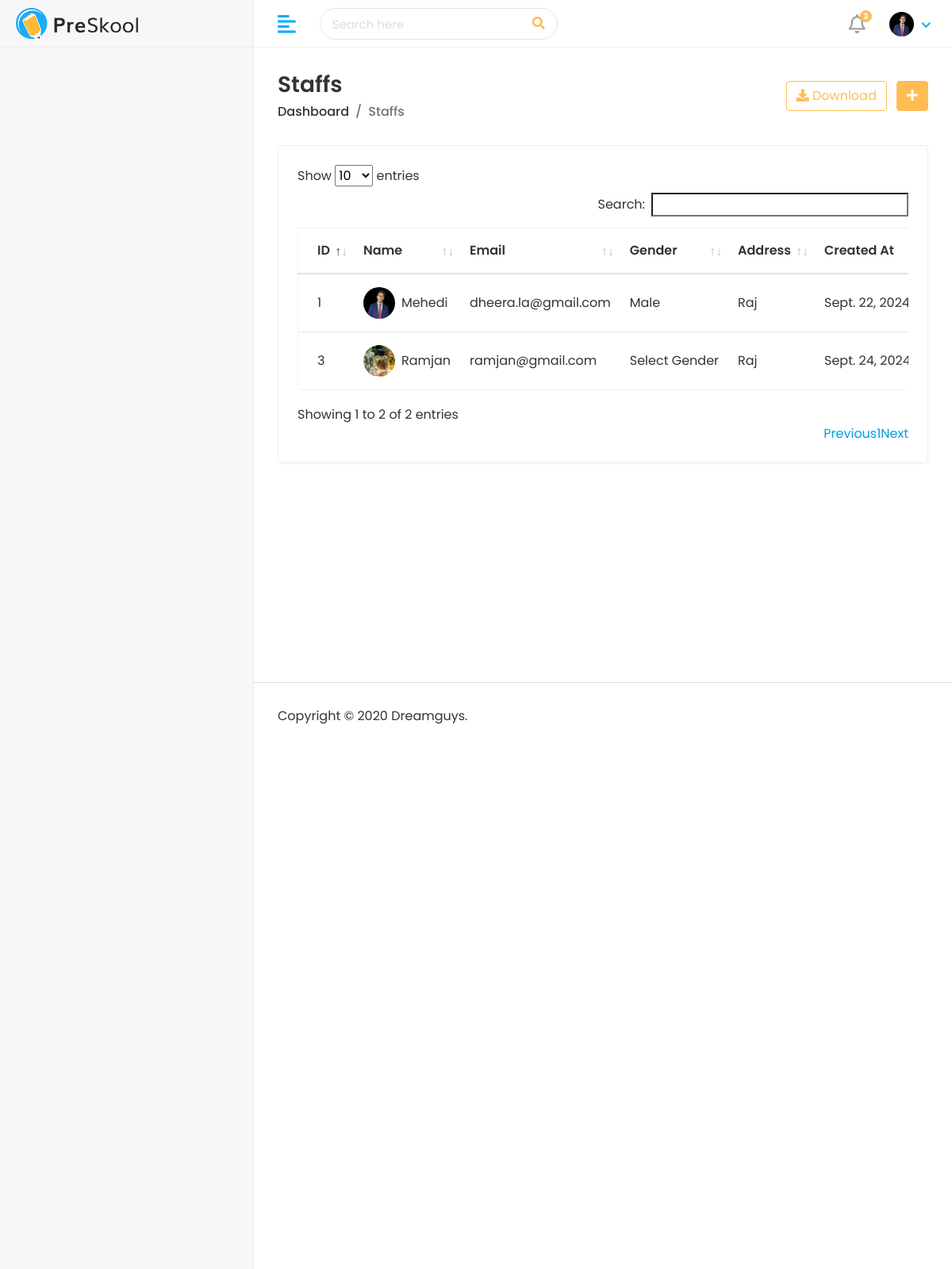
Screenshot of /hod/staff/view/ (signed in) with the database file from the repository.
### app/models.py (models this page shows, shortened)
class CustomUser(AbstractUser):
    USER = (
        (1, 'HOD'),
        (2, 'STAFF'),
        (3, 'STUDENT'),
    )
    user_type = models.CharField(choices= USER, max_length=50, default=1)
    profile_pic = models.ImageField(upload_to='media/profile_pic')

class Staff(models.Model):
    admin = models.OneToOneField(CustomUser, on_delete=models.CASCADE)
    address = models.TextField()
    gender = models.CharField(max_length=100)
    created_at = models.DateTimeField(auto_now_add=True)
    updated_at = models.DateTimeField(auto_now=True)

### school_management/Hod_Views.py (the view)
# urls.py: path('hod/staff/view/', Hod_Views.View_Staff, name='view_staff'),
@login_required(login_url='/')
def View_Staff(request):
    staff = Staff.objects.all()
    context = {
        'staff' : staff
    }
    return render(request, 'Hod/view_staff.html', context)

### templates/Hod/view_staff.html (shortened to what this page needs)
{% extends "base.html" %}
{% block body %}
<div class="page-wrapper">
    <div class="content container-fluid">
       <div class="page-header">
          <div class="row align-items-center">
             <div class="col">
                <h3 class="page-title">Staffs</h3>
                <ul class="breadcrumb">
                   <li class="breadcrumb-item"><a href="index.html">Dashboard</a></li>
                   <li class="breadcrumb-item active">Staffs</li>
                </ul>
             </div>
             <div class="col-auto text-right float-right ml-auto">
                <a href="#" class="btn btn-outline-primary mr-2"><i class="fas fa-download"></i> Download</a>
                <a href="add-student.html" class="btn btn-primary"><i class="fas fa-plus"></i></a>
             </div>
          </div>
       </div>
       <div class="row">
          <div class="col-sm-12">
             <div class="card card-table">
                <div class="card-body">
                   <div class="table-responsive">
                      <table id="table_id" class="table table-hover table-center mb-0 ">
                         <thead>
                            <tr>
                               <th>ID</th>
                               <th>Name</th>
                               <th>Email</th>
                               <th>Gender</th>
                               <th>Address</th>
                               <th>Created At</th>
                            </tr>
                         </thead>
                         <tbody>
                           {% for i in staff %}
                            <tr>
                               <td>{{i.id}}</td>
                               <td>
                                  <h2 class="table-avatar">
                                     <a href="student-details.html" class="avatar avatar-sm mr-2"><img class="avatar-img rounded-circle" src="/{{i.admin.profile_pic}}" alt="User Image"></a>
                                     <a href="student-details.html">{{i.admin.first_name}}</a>
                                  </h2>
                               </td>
                               <td>{{i.admin.email}}</td>
                               <td>{{i.gender}}</td>
                               <td>{{i.address}}</td>
                               <td>{{i.created_at}}</td>
                            </tr>
                            {% endfor %}
                         </tbody>
                      </table>
                   </div>
                </div>
             </div>
          </div>
       </div>
    </div>
 </div>
{% endblock %}

### templates/includes/header.html (shortened to what this page needs)
{% load static %}
<div class="header">
    <div class="header-left">
       <a href="index.html" class="logo">
       <img src="/static/assets/img/logo.png" alt="Logo">
       </a>
    </div>
    <a href="javascript:void(0);" id="toggle_btn">
    <i class="fas fa-align-left"></i>
    </a>
    <div class="top-nav-search">
       <form>
          <input type="text" class="form-control" placeholder="Search here">
          <button class="btn" type="submit"><i class="fas fa-search"></i></button>
       </form>
    </div>
    <ul class="nav user-menu">
       <li class="nav-item dropdown noti-dropdown">
          <a href="#" class="dropdown-toggle nav-link" data-toggle="dropdown">
          <i class="far fa-bell"></i> <span class="badge badge-pill">3</span>
          </a>
       </li>
       <li class="nav-item dropdown has-arrow">
         <a href="#" class="dropdown-toggle nav-link" data-toggle="dropdown">
         {% if user.profile_pic == "" %}
            <span class="user-img"><img class="rounded-circle" src="{% static 'assets/img/noimg.jpg' %}" width="31" alt="{{user.first_name}} {{user.last_name}}"></span>
         {% else %}
          <span class="user-img"><img class="rounded-circle" src="/{{user.profile_pic}}" width="31" alt="{{user.first_name}} {{user.last_name}}"></span>
          </a>
          {% endif %}
       </li>
    </ul>
 </div>

### rows the page displays
CustomUser: profile_pic (picture)
Staff: id "1", admin.profile_pic (picture), admin.first_name "Mehedi", admin.email "dheera.la@gmail.com", gender "Male", address "Raj", created_at "Sept. 22,…"
Staff: id "3", admin.profile_pic (picture), admin.first_name "Ramjan", admin.email "ramjan@gmail.com", gender "Select Gender", address "Raj", created_at "Sept. 24,…"
